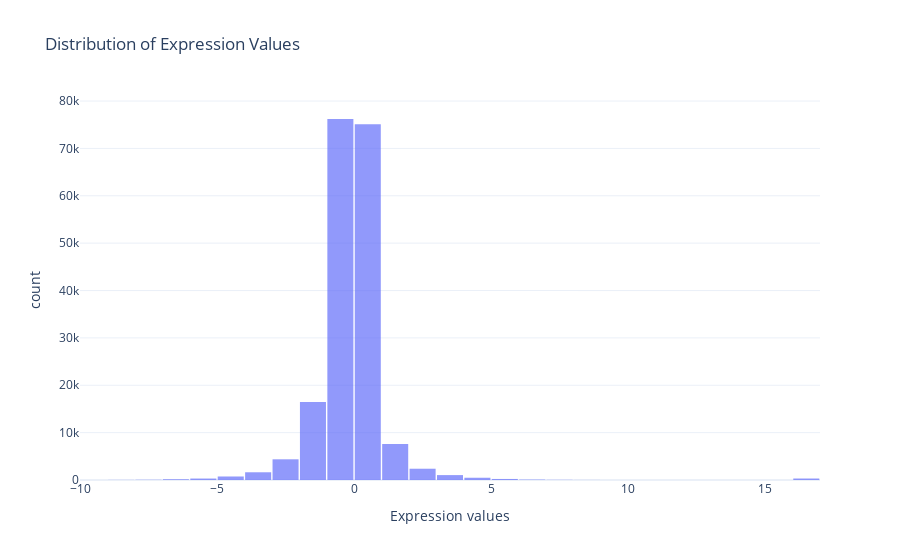

Notebook code cell kept with this figure:
### Code cell
plot_expression_distribution(assistant)

### Figure 1 — Plotly figure (JSON) as saved in the notebook; plotly's stock layout.template omitted (floating-point values rounded to 4 significant figures; data arrays with more than 128 entries replaced by an {"elided": "..."} marker saying what was removed)
{"data": [{"bingroup": "x", "hovertemplate": "Expression values=%{x}<br>count=%{y}<extra></extra>", "legendgroup": "", "marker": {"color": "#636efa", "opacity": 0.7, "pattern": {"shape": ""}}, "name": "", "nbinsx": 50, "orientation": "v", "showlegend": false, "type": "histogram", "x": {"elided": "187200 float values"}, "xaxis": "x", "yaxis": "y"}], "layout": {"bargap": 0.05, "barmode": "relative", "legend": {"tracegroupgap": 0}, "title": {"text": "Distribution of Expression Values"}, "xaxis": {"anchor": "y", "domain": [0, 1], "title": {"text": "Expression values"}}, "yaxis": {"anchor": "x", "domain": [0, 1], "title": {"text": "count"}}}}
